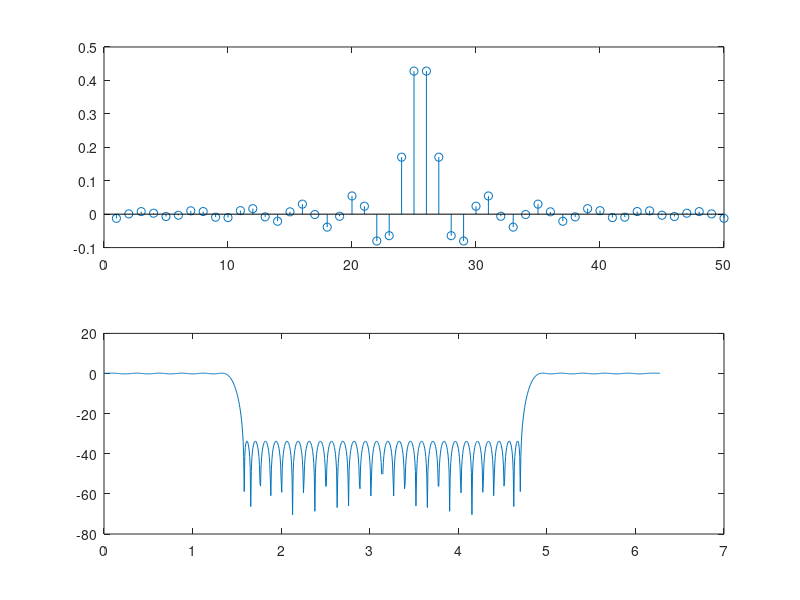

The MATLAB source for this figure: (Note: this script raises an error after producing the figure.)
clear;
close all;
clc

Fs = 16000;

%   Filter specifications
    % f_pass = 2*3500/Fs;
    % f_stop = 2*4000/Fs;
    % F=[0,f_pass,f_stop,1];
    % A=[1,1,10^(-50/2),0];

%   Load the filter
load h_filter.mat      
Nfft=1024;
figure,
subplot(211), stem(h)
H=fft(h,Nfft);
w=2*pi*[0:Nfft-1]./Nfft;
subplot(212), plot(w,20*log10(abs(H)))

%   Find polyphase components H_m(z)
M = 2;
e = decompose(h,M);
L = length(h);
K = size(e, 1); %   length of the subfilters H_m(z)


%   Generate input signal
T = 1/Fs;
t= [0:Fs-1]*T;
f1 = 1000;   %  First sinusoid: 1000 Hz
f2  = 4500;  %  Second sinusoid: 4500 Hz: out of the new Nyquist Frequency
x = 0.5*sin(2*pi*f1*t)+0.5*sin(2*pi*f2*t);
Nx = length(x);

y = zeros(1, M*(Nx+K-1)+M-1);
xf=zeros(M,Nx+K-1);

%   For each subfilter
for m  = 1:M
    
     %   Filtering
    size(conv(x, M*e(:,m)));
    xf(m,:) = conv(x, M*e(:,m));
        
    %   Shift and upsample
    xup(m,:) = zeros((M*length(xf))+M-1, 1); 
    xup(m,m:M:end-(M-1)) = xf(m,:);
    
    %   Sum
    y = y + xup(m,:);
    
end

X = fft(x,Nfft);
Y = fft(y,Nfft);
w=2*pi*[0:Nfft-1]/Nfft;
figure;
subplot(211);
plot(w, 20*log10(abs(X)));
xlabel('Frequencies[Hz]');
ylabel('Amplitude [dB]');
title('Spectrum of the original signal');
subplot(212);

plot(w, 20*log10(abs(Y)));
xlabel('Frequencies[Hz]');
ylabel('Amplitude [dB]');
title('Spectrum of the upsampled signal');


% Direct Form (Inefficient) 
xup = zeros(M*length(x), 1); 
xup(1:M:end ) = x ;
yint = filter(M*h, 1, xup);

figure, subplot(311),
plot(w, 20*log10(abs(X)));
xlabel('Frequencies[Hz]');
ylabel('Amplitude [dB]');
title('Spectrum of the original signal');

subplot(312);
plot(w, 20*log10(abs(Y)));
xlabel('Frequencies[Hz]');
ylabel('Amplitude [dB]');
title('Spectrum of the upsampled signal');

Hint = fft(yint,1024);
subplot(313),
plot(w, 20*log10(abs(Hint)));
